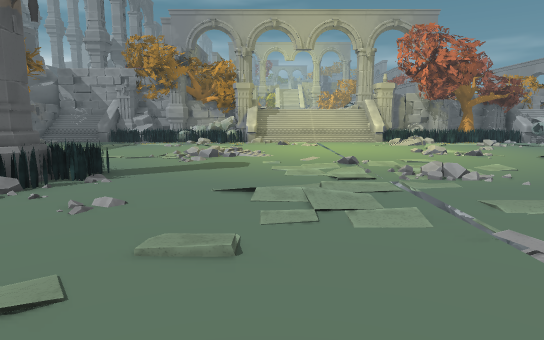
view 1 (above)

20 first-person views from a walk through a level from a Godot 3-D game. The camera is 1.3 m above the floor, tilts 8° down and sees 75° across. The floor is counted in squares, 1 m on a side. Each view is taken from the middle of a square. On the plan, view 1 faces up. The plan holds only what a view shows up to about 15 squares ahead; the rest is blank. The place goes on beyond the plan.

view 2
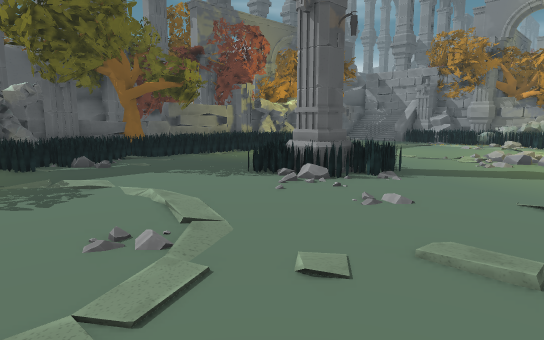

view 3
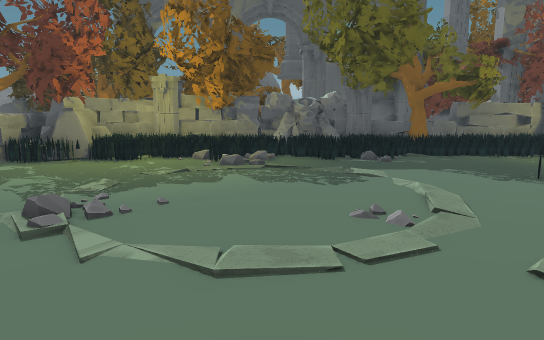

view 4
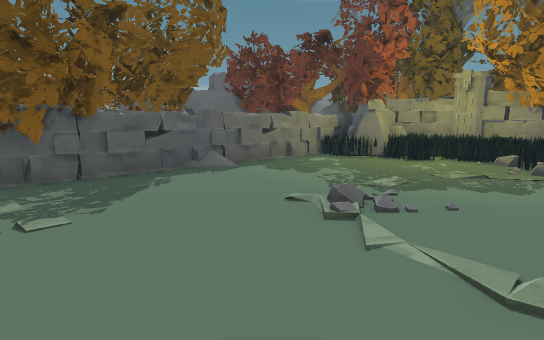

view 5
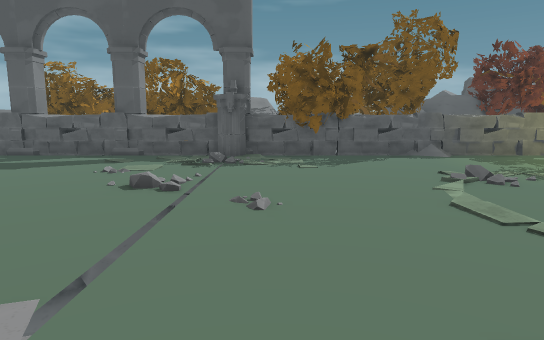

view 6
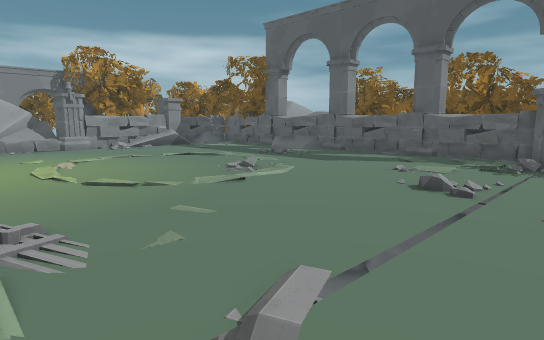

view 7
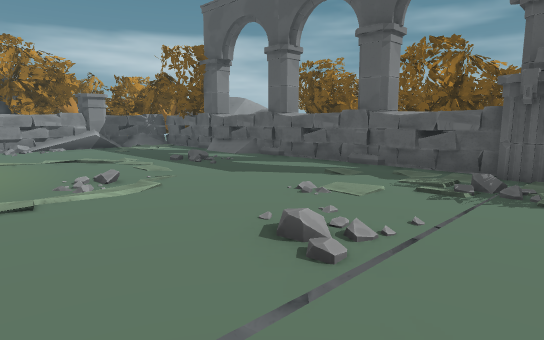

view 8
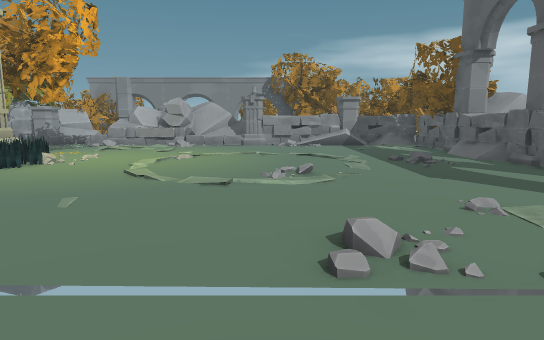

view 9
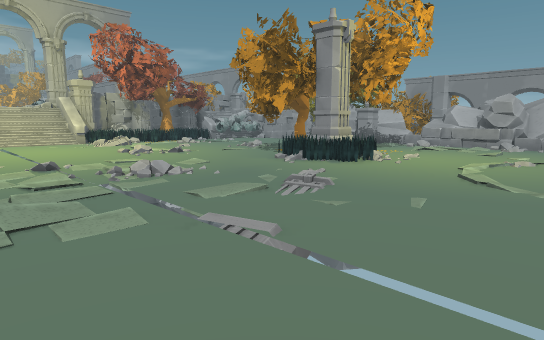

view 10
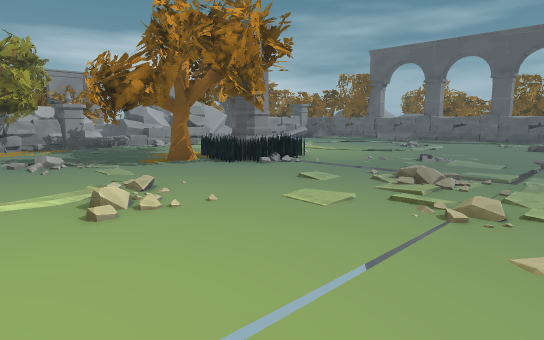

view 11
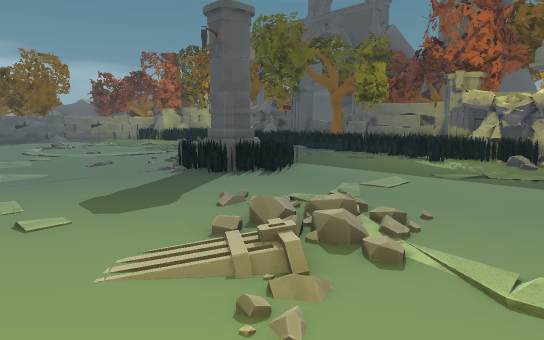

view 12
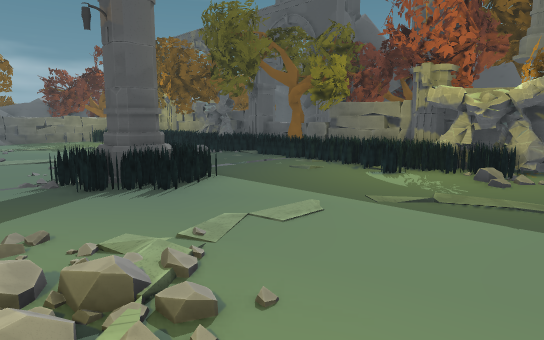

view 13
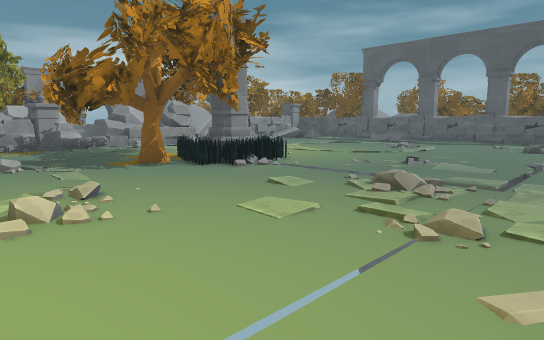

view 14
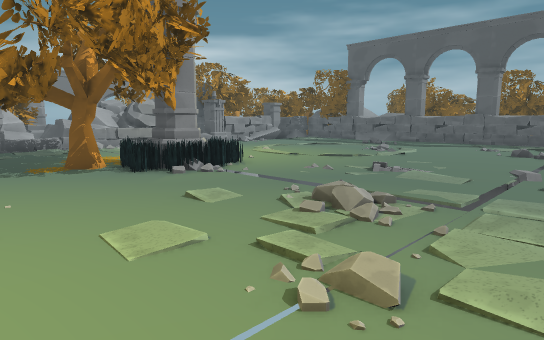

view 15
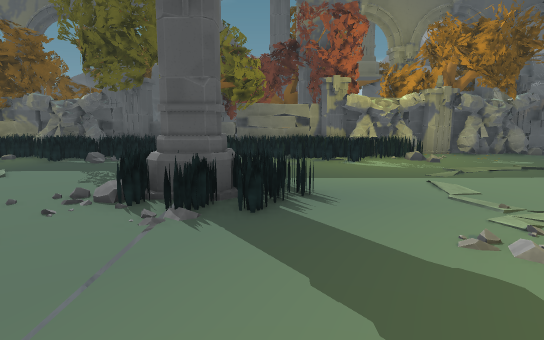

view 16
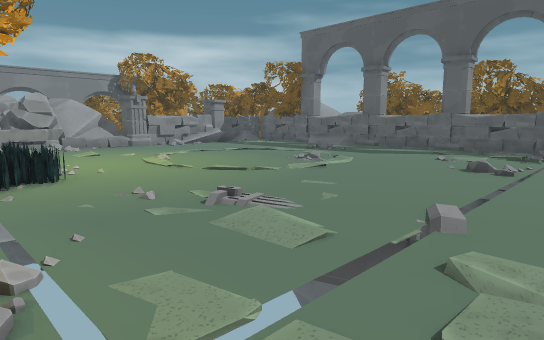

view 17
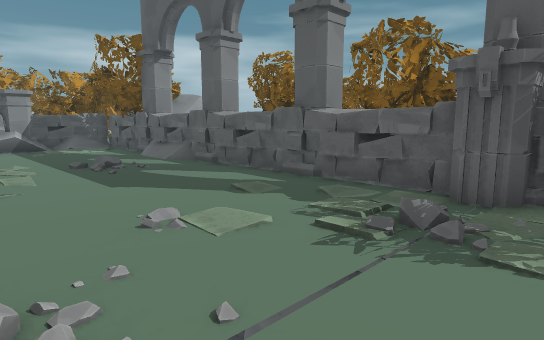

view 18
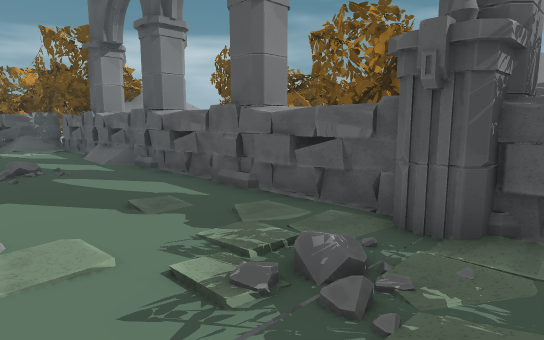

view 19
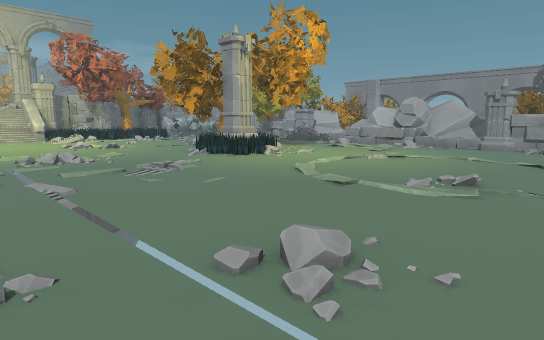

view 20
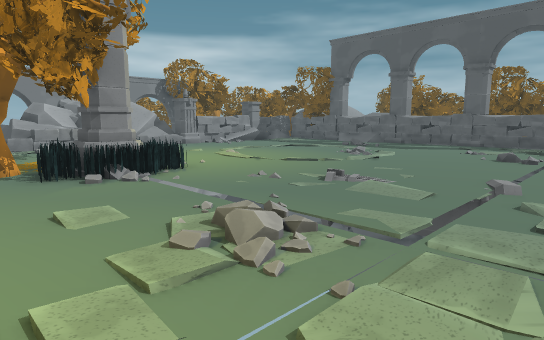

### Floor plan
Key: @ floor where view 1 was taken; # wall or solid block; . main floor; : floor 0.25 m higher than the main floor; / step, stairs or slope; = window, fence, low wall or low ledge; ^ raised ledge; P pillar; R rock; T tree; O other object.
Columns run from 14 left of view 1 to 20 right of it. Each row starts with its distance up from view 1.
 16 #P..... ...... .....
 15 #P.........................
 14 ##=//..........................TTOO
 13 ###........:...................TT#O
 12 ##==.....................TT......TT
 11 ##==.....................T.......PP
 10 #^==....=................TT......P
  9 ##==...===......../....T##.......
  8 ###....#P#=......//....RPP#T.....=
  7  #=....#PP....... .....=PP.....
  6  #=.....=/..............=/#...
  5  ##............................ =O
  4  ###............................ OO
  3  #R=............................/=#
  2  ###.............................O#
  1  ##..............................
  0  ##=..........@..................PP
 -1  #==#............................#
 -2  ##R=...../......................#
 -3  ###......//.....................#
 -4  #=..............................#
 -5  ##=............................PPP
 -6  ###............//...............^
 -7   ###...........//............ . T
 -8    ##........TT.PP........///...#T
 -9     ##^^^##^#TT#P#^^P#^^P#^^^P#T#
-10      #   ##    ###  ##  ##   P

Positions as (right, up) in squares from view 1, and headings:
1: (0, 0), facing up
2: (0, 0), facing up-left
3: (1, 0), facing left
4: (1, 0), facing down-left
5: (1, 5), facing down
6: (1, 5), facing down-right
7: (1, 1), facing down-right
8: (0, -1), facing right
9: (0, 0), facing up-right
10: (1, 16), facing down-right
11: (1, 16), facing down-left
12: (-2, 16), facing down-left
13: (1, 15), facing down-right
14: (1, 13), facing down-right
15: (1, 9), facing left
16: (1, 8), facing down-right
17: (1, -2), facing down-right
18: (1, -4), facing down-right
19: (1, -4), facing up-right
20: (1, 11), facing down-right
